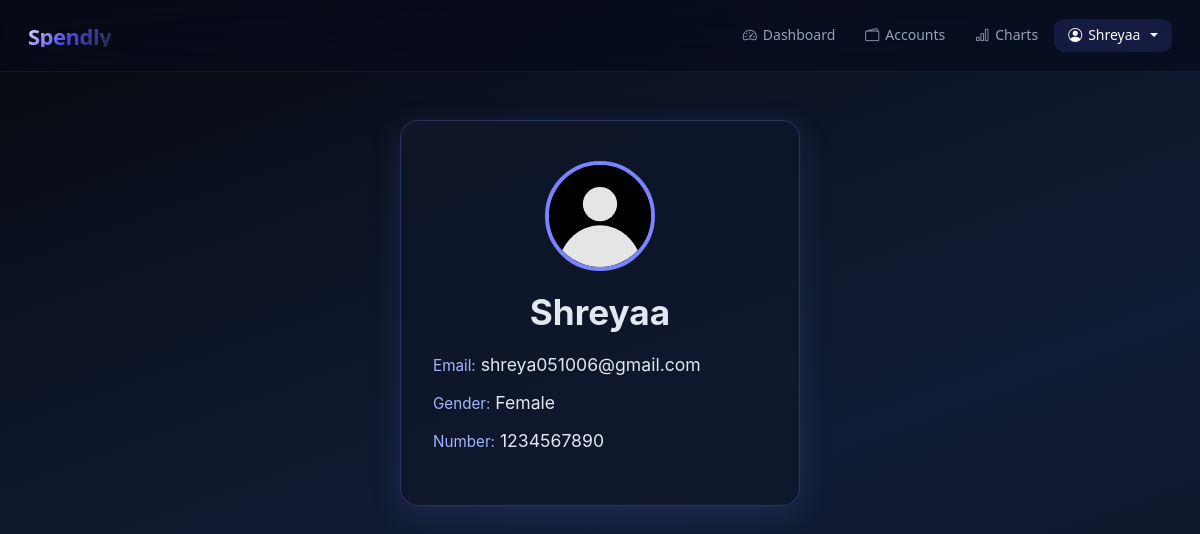
The app's page /profile (signed in) with its own data.
### models.py (models this page shows)
class User(db.Model, UserMixin):
    id = db.Column(db.Integer, primary_key=True)
    email = db.Column(db.String(150), unique=True)
    password = db.Column(db.String(150))
    first_name = db.Column(db.String(150))
    gender = db.Column(db.String(20))
    number = db.Column(db.String(20))
    notes = db.relationship('Note')
    expenses = db.relationship('Expense')
    accounts = db.relationship('Account')

### views.py (the view)
@views.route('/profile')
@login_required
def profile():
    profile_pic_url = url_for('static', filename='anonymous-avatar.svg')
    return render_template(
        'profile.html',
        user=current_user,
        profile_pic_url=profile_pic_url
    )

### __init__.py (called while the page is built)
def create_app():
    app = Flask(__name__)
    app.config['SECRET_KEY'] = 'ayisgdysiasgdasikasjdhaskydgk'
    app.config['SQLALCHEMY_DATABASE_URI'] = f'sqlite:///{DB_NAME}'
    db.init_app(app)
    from views import views
    from auth import auth
    app.register_blueprint(views, url_prefix='/')
    app.register_blueprint(auth, url_prefix='/')
    from models import User, Note, Expense, Account
    with app.app_context():
        db.create_all()
    login_manager = LoginManager()
    login_manager.login_view = 'auth.login'
    login_manager.init_app(app)
    @login_manager.user_loader
    def load_user(id):
        return User.query.get(int(id))
    return app

### templates/profile.html (shortened to what this page needs)
<!doctype html>
<html lang="en">
<head>
  <link href="https://cdn.jsdelivr.net/npm/bootstrap@5.3.2/dist/css/bootstrap.min.css" rel="stylesheet" />
  <link href="https://cdn.jsdelivr.net/npm/bootstrap-icons/font/bootstrap-icons.css" rel="stylesheet" />
</head>
<body>
  {% include "_navbar.html" %}
  <div class="container mt-5">
    <div class="profile-card">
      <img src="{{ profile_pic_url }}" class="profile-pic" alt="Profile Picture">
      <h3 class="profile-name">{{ user.first_name }}</h3>
      <div class="profile-info"><span class="profile-label">Email:</span> {{ user.email }}</div>
      <div class="profile-info"><span class="profile-label">Gender:</span> {{ user.gender }}</div>
      <div class="profile-info"><span class="profile-label">Number:</span> {{ user.number }}</div>
    </div>
  </div>
</body>
</html>

### templates/_navbar.html (shortened to what this page needs)
<nav id="shared-app-navbar" class="navbar navbar-expand-lg">
  <a class="shared-navbar-brand" href="{{ url_for('views.dashboard') }}">
    Spendly
  </a>
  {% set current_path = request.path %}
  <div class="collapse navbar-collapse shared-nav-collapse" id="navMenu">
    <ul class="shared-nav-list">
      {% if user is defined and user and user.is_authenticated %}
      <li class="nav-item">
        <a class="shared-nav-link {% if current_path == '/dashboard' %}active{% endif %}"
          href="{{ url_for('views.dashboard') }}">
          <i class="bi bi-speedometer2"></i> Dashboard
        </a>
      </li>
      <li class="nav-item">
        <a class="shared-nav-link {% if current_path == '/accounts' or current_path.startswith('/accounts/') %}active{% endif %}"
          href="{{ url_for('views.accounts') }}">
          <i class="bi bi-wallet2"></i> Accounts
        </a>
      </li>
      <li class="nav-item">
        <a class="shared-nav-link {% if current_path == '/charts' %}active{% endif %}"
          href="{{ url_for('views.charts') }}">
          <i class="bi bi-bar-chart"></i> Charts
        </a>
      </li>
      <li class="nav-item dropdown">
        <a class="shared-nav-link dropdown-toggle {% if current_path == '/profile' %}active{% endif %}" href="#"
          id="navbarDropdown" role="button" data-bs-toggle="dropdown" data-toggle="dropdown" aria-expanded="false">
          <i class="bi bi-person-circle"></i> {{ user.first_name }}
        </a>
      </li>
      {% endif %}
    </ul>
  </div>
</nav>

### templates/profile.html (style rules this page uses)
*, *::before, *::after { box-sizing: border-box; }
body { font-family: 'Inter', system-ui, -apple-system, sans-serif; background: linear-gradient(160deg, #06080d 0%, #0c1425 30%, #111d36 60%, #0a1020 100%); color: #e2e8f0; min-height: 100vh; margin: 0; -webkit-font-smoothing: antialiased; }
.profile-card { background: rgba(15, 23, 42, 0.7); border: 1px solid rgba(124, 131, 255, 0.25); border-radius: 18px; padding: 2.5rem 2rem; max-width: 400px; margin: 40px auto; box-shadow: 0 8px 32px rgba(124, 131, 255, 0.15); text-align: left; }
.profile-pic { width: 110px; height: 110px; border-radius: 50%; object-fit: cover; margin: 0 auto 1.25rem auto; display: block; border: 4px solid #7c83ff; }
.profile-name { font-size: 2.2rem; font-weight: 700; margin: 0 0 1.2rem 0; text-align: center; }
.profile-info { font-size: 1.1rem; margin-bottom: 0.7rem; text-align: left; }
.profile-label { color: #a5b4fc; font-size: 0.95rem; }

### templates/_navbar.html (style rules this page uses)
#shared-app-navbar { --nav-bg: rgba(8, 12, 25, 0.65); --nav-border: rgba(99, 102, 241, 0.15); --link: #94a3b8; --link-active-bg: rgba(99, 102, 241, 0.15); --link-active: #ffffff; --dropdown-bg: rgba(15, 23, 42, 0.95); --dropdown-border: rgba(99, 102, 241, 0.3); --font: system-ui, -apple-system, "Segoe UI", sans-serif; background: var(--nav-bg) !important; backdrop-filter: blur(24px) saturate(1.6) !important; -webkit-backdrop-filter: blur(24px) saturate(1.6) !important; border-bottom: 1px solid var(--nav-border) !important; padding: 12px 28px !important; min-height: 72px; font-family: var(--font) !important; box-sizing: border-box; }
#shared-app-navbar * { box-sizing: border-box; font-family: inherit !important; }
#shared-app-navbar .shared-navbar-brand { font-weight: 800 !important; font-size: 22px !important; line-height: 1 !important; letter-spacing: -0.5px !important; display: inline-flex !important; align-items: center !important; gap: 0 !important; text-decoration: none !important; white-space: nowrap !important; background: linear-gradient(135deg, #e5e7ff, #4f46e5, #1e293b); -webkit-background-clip: text; -webkit-text-fill-color: transparent; background-clip: text; margin: 0; padding: 0; }
#shared-app-navbar .shared-nav-collapse { justify-content: flex-end !important; }
#shared-app-navbar .shared-nav-list { display: flex !important; align-items: center !important; margin-left: auto !important; margin-bottom: 0 !important; padding-left: 0 !important; gap: 2px !important; list-style: none !important; }
#shared-app-navbar .nav-item { margin: 0 !important; padding: 0 !important; }
#shared-app-navbar .shared-nav-link { display: inline-flex !important; align-items: center !important; gap: 6px !important; color: var(--link) !important; font-weight: 500 !important; font-size: 14px !important; line-height: 1.2 !important; padding: 8px 14px !important; border-radius: 10px !important; margin: 0 !important; text-decoration: none !important; transition: all 0.25s ease !important; white-space: nowrap; }
#shared-app-navbar .shared-nav-link.active, #shared-app-navbar .shared-nav-link:hover, #shared-app-navbar .shared-nav-link:focus { color: var(--link-active) !important; background: var(--link-active-bg) !important; }

### records on screen
User: first_name "Shreyaa", email "shreya051006@gmail.com", gender "Female", number "1234567890"
